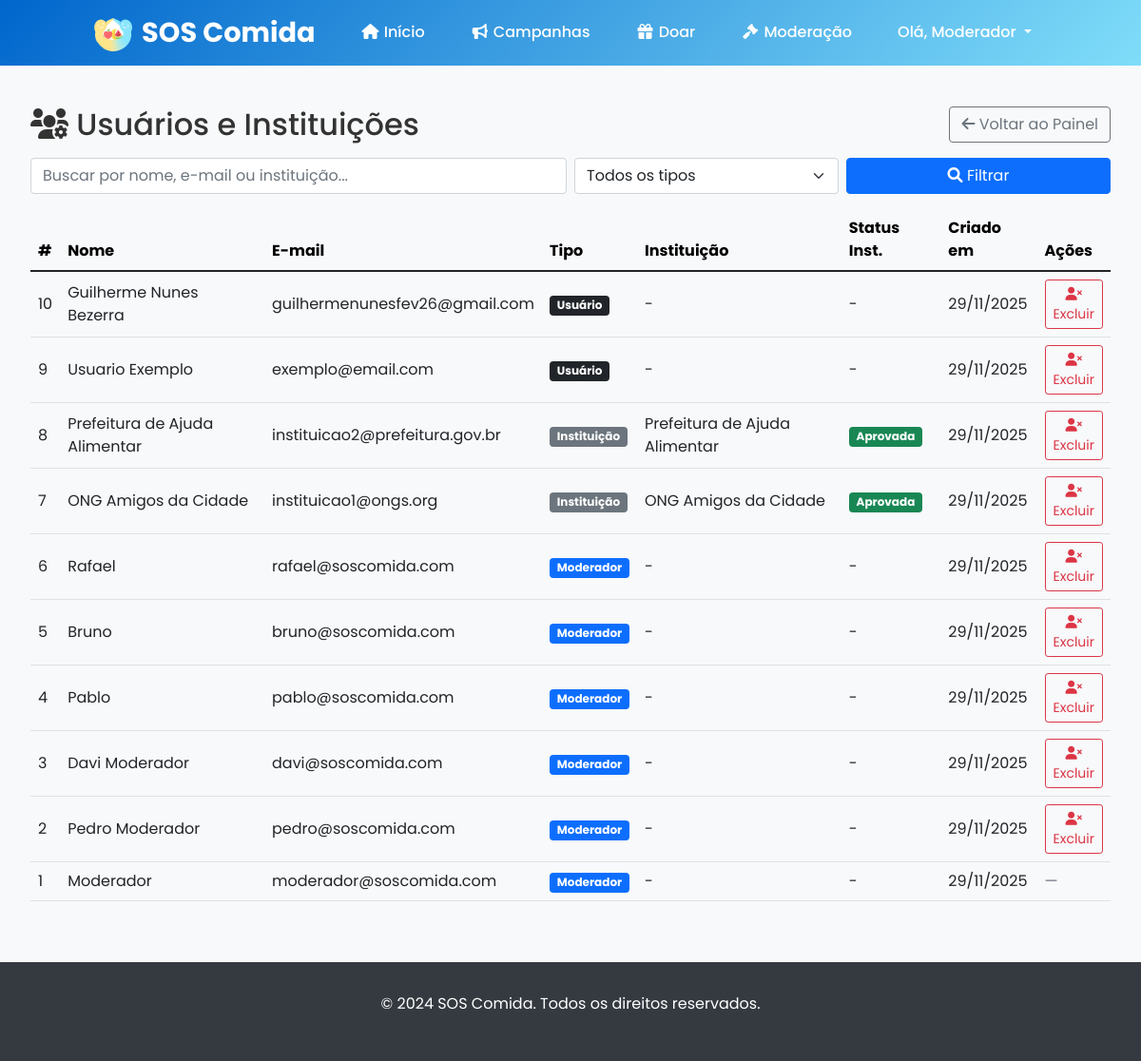
The app's page /moderacao/usuarios (signed in) with its own data.
### models.py (models this page shows)
class Usuario(UserMixin, db.Model):
    __tablename__ = 'usuarios'
    id = db.Column(db.Integer, primary_key=True)
    nome = db.Column(db.String(100), nullable=False)
    email = db.Column(db.String(120), unique=True, nullable=False)
    senha = db.Column(db.String(255), nullable=False)
    tipo = db.Column(db.String(20), default='usuario')
    data_criacao = db.Column(db.DateTime, default=datetime.utcnow)
    last_seen = db.Column(db.DateTime, default=datetime.utcnow)
    cpf = db.Column(db.String(14))
    cidade = db.Column(db.String(100))
    endereco = db.Column(db.String(255))
    telefone = db.Column(db.String(20))
    bio = db.Column(db.Text)
    foto_perfil = db.Column(db.String(255))
    instituicao_nome = db.Column(db.String(200))
    instituicao_endereco = db.Column(db.String(255))
    instituicao_cep = db.Column(db.String(10))
    instituicao_tipo = db.Column(db.String(20))
    instituicao_cnpj = db.Column(db.String(18))
    status_aprovacao = db.Column(db.String(20), default='pendente')
    two_factor_secret = db.Column(db.String(32))
    two_factor_enabled = db.Column(db.Boolean, default=False)
    gov_br_id = db.Column(db.String(255), unique=True, nullable=True)
    gov_br_linked = db.Column(db.Boolean, default=False)
    gov_br_level = db.Column(db.String(20), nullable=True)
    status = db.Column(db.String(20), default='online', nullable=False)
    conta_revogada = db.Column(db.Boolean, default=False, nullable=False)
    data_revogacao = db.Column(db.DateTime, nullable=True)
    motivo_revogacao = db.Column(db.Text, nullable=True)

### main.py (the view, shortened to what this page needs)
@app.route('/moderacao/usuarios')
@login_required
def moderacao_usuarios():
    if current_user.tipo != 'moderador':
        flash('Acesso negado. Apenas moderadores podem acessar esta página.', 'error')
        return redirect(url_for('home'))
    termo = request.args.get('q', '').strip()
    tipo = request.args.get('tipo', '').strip()
    query = Usuario.query
    if tipo in ('usuario', 'instituicao', 'moderador'):
        query = query.filter(Usuario.tipo == tipo)
    usuarios = query.order_by(Usuario.data_criacao.desc()).all()
    return render_template(
        'moderacao_usuarios.html',
        usuario=current_user,
        usuarios=usuarios,
        termo=termo,
        tipo=tipo
    )

### main.py (called while the page is built)
@lm.user_loader
def user_loader(id):
    return Usuario.query.get(int(id))

### templates/moderacao_usuarios.html (shortened to what this page needs)
{% extends "base.html" %}
{% block content %}
<div class="container" style="margin-top: 2rem;">
  <div class="d-flex justify-content-between align-items-center mb-3">
    <h2 class="mb-0"><i class="fas fa-users-cog"></i> Usuários e Instituições</h2>
    <a href="{{ url_for('moderacao') }}" class="btn btn-outline-secondary">
      <i class="fas fa-arrow-left"></i> Voltar ao Painel
    </a>
  </div>
  <form class="row g-2 mb-3" method="get" action="{{ url_for('moderacao_usuarios') }}">
    <div class="col-md-6">
      <input type="text" class="form-control" name="q" placeholder="Buscar por nome, e-mail ou instituição..." value="{{ termo or '' }}">
    </div>
    <div class="col-md-3">
      <select name="tipo" class="form-select">
        <option value="" {{ 'selected' if not tipo }}>Todos os tipos</option>
      </select>
    </div>
    <div class="col-md-3 d-grid">
      <button class="btn btn-primary" type="submit"><i class="fas fa-search"></i> Filtrar</button>
    </div>
  </form>
  {% if usuarios and usuarios|length > 0 %}
  <div class="table-responsive">
    <table class="table align-middle">
      <thead class="table-light">
        <tr>
          <th>#</th>
          <th>Nome</th>
          <th>E-mail</th>
          <th>Tipo</th>
          <th>Instituição</th>
          <th>Status Inst.</th>
          <th>Criado em</th>
          <th style="width: 1%;">Ações</th>
        </tr>
      </thead>
      <tbody>
        {% for u in usuarios %}
        <tr>
          <td>{{ u.id }}</td>
          <td>{{ u.nome }}</td>
          <td>{{ u.email }}</td>
          <td>
            {% if u.tipo == 'moderador' %}
              <span class="badge bg-primary">Moderador</span>
            {% elif u.tipo == 'instituicao' %}
              <span class="badge bg-secondary">Instituição</span>
            {% else %}
              <span class="badge bg-dark">Usuário</span>
            {% endif %}
          </td>
          <td>{{ u.instituicao_nome or '-' }}</td>
          <td>
            {% if u.tipo == 'instituicao' %}
              {% if u.status_aprovacao == 'aprovada' %}
                <span class="badge bg-success">Aprovada</span>
              {% elif u.status_aprovacao == 'rejeitada' %}
                <span class="badge bg-danger">Rejeitada</span>
              {% else %}
                <span class="badge bg-warning text-dark">Pendente</span>
              {% endif %}
            {% else %}-{% endif %}
          </td>
          <td>{{ u.data_criacao.strftime('%d/%m/%Y') if u.data_criacao }}</td>
          <td>
            {% if u.id != usuario.id %}
              <form action="{{ url_for('excluir_usuario', user_id=u.id) }}" method="POST"
                    onsubmit="return confirm('Tem certeza que deseja EXCLUIR definitivamente {{ u.nome }}? Esta ação não pode ser desfeita.');">
                <button class="btn btn-sm btn-outline-danger">
                  <i class="fas fa-user-times"></i> Excluir
                </button>
              </form>
            {% else %}
              <span class="text-muted">—</span>
            {% endif %}
          </td>
        </tr>
        {% endfor %}
      </tbody>
    </table>
  </div>
  {% else %}
    <div class="alert alert-info">
      <i class="fas fa-info-circle"></i> Nenhum registro encontrado com os filtros atuais.
    </div>
  {% endif %}
</div>
{% endblock %}

### templates/base.html (shortened to what this page needs)
<!DOCTYPE html>
<html lang="pt-BR">
<head>
    <link href="https://cdnjs.cloudflare.com/ajax/libs/font-awesome/6.0.0/css/all.min.css" rel="stylesheet">
    <link href="https://cdn.jsdelivr.net/npm/bootstrap@5.1.3/dist/css/bootstrap.min.css" rel="stylesheet">
</head>
<body>
    <nav class="navbar" id="navbar">
        <div class="nav-container">
            <a href="{{ url_for('home') }}" class="logo">
                <img src="{{ url_for('static', filename='logo.png') }}" alt="SOS Comida Logo">
                SOS Comida
            </a>
            <ul class="nav-menu" id="nav-menu">
                <li><a href="{{ url_for('home') }}" class="nav-link {% if request.endpoint == 'home' %}active{% endif %}"><i class="fas fa-home fa-fw"></i> Início</a></li>
                {% if current_user.is_authenticated %}
                    <li><a href="{{ url_for('campanhas') }}" class="nav-link {% if 'campanha' in request.endpoint %}active{% endif %}"><i class="fas fa-bullhorn fa-fw"></i> Campanhas</a></li>
                    <li><a href="{{ url_for('formulariodoar') }}" class="nav-link {% if request.endpoint == 'formulariodoar' %}active{% endif %}"><i class="fas fa-gift fa-fw"></i> Doar</a></li>
                    {% if current_user.tipo == 'moderador' %}
                        <li><a href="{{ url_for('moderacao') }}" class="nav-link {% if request.endpoint == 'moderacao' %}active{% endif %}"><i class="fas fa-gavel fa-fw"></i> Moderação</a></li>
                    {% endif %}
                    <li class="nav-item dropdown">
                        <a class="nav-link dropdown-toggle" href="#" id="navbarDropdown" role="button" data-bs-toggle="dropdown" aria-expanded="false">
                            Olá, {{ current_user.nome.split()[0] }}
                        </a>
                    </li>
                {% else %}
                    <li><a href="{{ url_for('login') }}" class="nav-link btn-auth"><i class="fas fa-sign-in-alt"></i> Entrar</a></li>
                {% endif %}
            </ul>
        </div>
    </nav>
    <main class="main-content">
        {% block content %}{% endblock %}
    </main>
    <footer class="footer">
        <div class="container">
            <p>© 2024 SOS Comida. Todos os direitos reservados.</p>
        </div>
    </footer>
</body>
</html>

### records on screen
Usuario: nome "Moderador", id "1", email "moderador@soscomida.com", tipo "Moderador", instituicao_nome "-", data_criacao "29/11/2025"
Usuario: id "10", nome "Guilherme Nunes Bezerra", email "guilhermenunesfev26@gmail.com", tipo "Usuário", instituicao_nome "-", data_criacao "29/11/2025"
Usuario: id "9", nome "Usuario Exemplo", email "exemplo@email.com", tipo "Usuário", instituicao_nome "-", data_criacao "29/11/2025"
Usuario: id "8", nome "Prefeitura de Ajuda Alimentar", email "instituicao2@prefeitura.gov.br", tipo "Instituição", instituicao_nome "Prefeitura de Ajuda Alimentar", data_criacao "29/11/2025"
Usuario: id "7", nome "ONG Amigos da Cidade", email "instituicao1@ongs.org", tipo "Instituição", instituicao_nome "ONG Amigos da Cidade", data_criacao "29/11/2025"
Usuario: id "6", nome "Rafael", email "rafael@soscomida.com", tipo "Moderador", instituicao_nome "-", data_criacao "29/11/2025"
Usuario: id "5", nome "Bruno", email "bruno@soscomida.com", tipo "Moderador", instituicao_nome "-", data_criacao "29/11/2025"
Usuario: id "4", nome "Pablo", email "pablo@soscomida.com", tipo "Moderador", instituicao_nome "-", data_criacao "29/11/2025"
Usuario: id "3", nome "Davi Moderador", email "davi@soscomida.com", tipo "Moderador", instituicao_nome "-", data_criacao "29/11/2025"
Usuario: id "2", nome "Pedro Moderador", email "pedro@soscomida.com", tipo "Moderador", instituicao_nome "-", data_criacao "29/11/2025"
